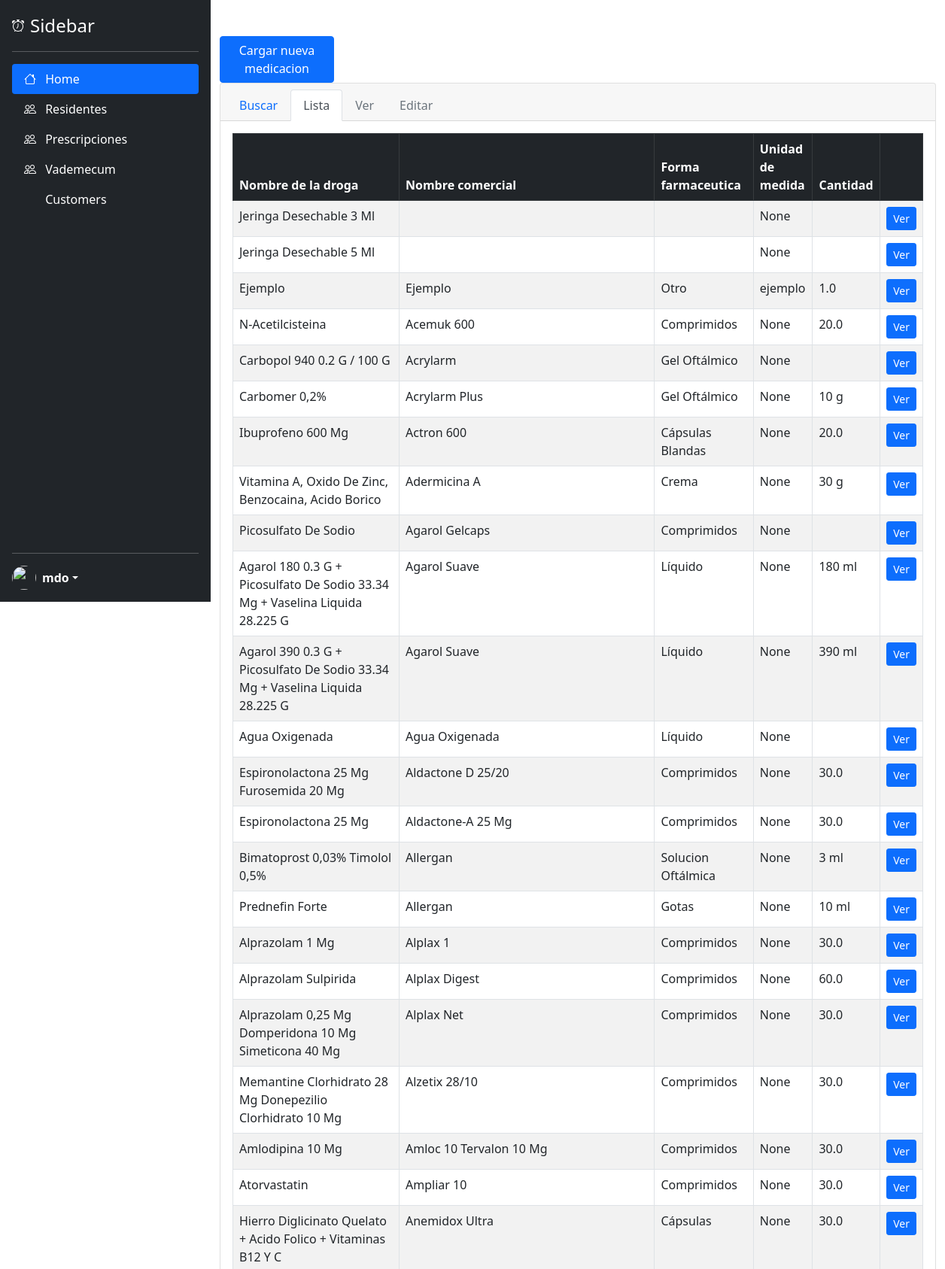
Page /vademecum (upper part) on the committed database.
### tables this page shows
CREATE TABLE "vademecum" (
	"medication_id"	INTEGER,
	"drug_name"	TEXT NOT NULL,
	"commercial_name"	TEXT NOT NULL,
	"pharmaceutical_form"	TEXT NOT NULL,
	"measurement_unit"	TEXT,
	"amount"	REAL NOT NULL,
	PRIMARY KEY("medication_id" AUTOINCREMENT)
);

### main.py (the view)
@app.route('/vademecum', methods = ['GET', 'POST'])
def vademecum_list():
    if request.method == 'GET':
        vademecum_list = get_medications_list()
        return render_template("/medication_list.html", vademecum_list = vademecum_list)
    elif request.method == 'POST':
        return redirect('/medication_new')

### src/vademecum.py (called while the page is built)
def create_medication_dictionary(medication_tuple):
    medication_dictionary = {
        "medication_id": medication_tuple[0],
        "drug_name": medication_tuple[1],
        "commercial_name": medication_tuple[2],
        "pharmaceutical_form": medication_tuple[3],
        "measurement_unit": medication_tuple[4],
        "amount": medication_tuple[5]
    }
    return medication_dictionary

def get_medications_list():
    with sqlite3.connect("./ayekan.db") as conn:
        cursor = conn.cursor()
        cursor.execute(f"SELECT * FROM vademecum ORDER BY commercial_name;")
        result = cursor.fetchall()
        medications_list = []
        for medication in result:
            medication_dictionary = create_medication_dictionary(medication)
            medication = Medication(medication_dictionary)
            medication.to_show_in_html()
            medications_list.append(medication)
        return medications_list

    def to_show_in_html(self):
        self.drug_name = self.drug_name.title()
        self.commercial_name = self.commercial_name.title()
        self.pharmaceutical_form = self.pharmaceutical_form.title()

### app/templates/medication_list.html (shortened to what this page needs)
{% extends "base.html" %}
{% block content %}
    <form class="row g-2" method="post">
        <div class="col-2">
            <button type="submit" class="btn btn-primary">Cargar nueva medicacion</button>
        </div>
    </form>
    <div class="card">
        <div class="card-header">
            <ul class="nav nav-tabs card-header-tabs">
                <li class="nav-item">
                    <a class="nav-link" aria-current="true" href="#">Buscar</a>
                </li>
                <li class="nav-item">
                    <a class="nav-link active" href="{{ url_for('vademecum_list') }}">Lista</a>
                </li>
                <li class="nav-item">
                    <a class="nav-link disabled" href="#">Ver</a>
                </li>
                <li class="nav-item">
                    <a class="nav-link disabled" href="#" tabindex="-1" aria-disabled="true">Editar</a>
                </li>
            </ul>
        </div>
        <div class="card-body">
            <table class="table table-striped table-bordered" aria-describedby="datatable-buttons_info">
                <thead class="table-dark">
                    <tr>
                        <th scope="col">Nombre de la droga</th>
                        <th scope="col">Nombre comercial</th>
                        <th scope="col">Forma farmaceutica</th>
                        <th scope="col">Unidad de medida</th>
                        <th scope="col">Cantidad</th>
                        <th scope="col"></th>
                    </tr>
                </thead>
                <tbody>
                    {% for medication in vademecum_list %}
                    <tr>
                        <td>{{ medication.drug_name }}</td>
                        <td>{{ medication.commercial_name }}</td>
                        <td>{{ medication.pharmaceutical_form }}</td>
                        <td>{{ medication.measurement_unit }}</td>
                        <td>{{ medication.amount }}</td>
                        <td>
                            <a href="{{ url_for('medication_selected', medication_id=medication.medication_id) }}" class="btn btn-primary btn-sm">Ver</a>
                        </td>
                    </tr>
                    {% endfor %}
                </tbody>
            </table>
        </div>
    </div>
{% endblock %}

### rows in the picture
vademecum: drug_name "Jeringa Desechable 3 Ml", measurement_unit "None"
vademecum: drug_name "Jeringa Desechable 5 Ml", measurement_unit "None"
vademecum: drug_name "Ejemplo", commercial_name "Ejemplo", pharmaceutical_form "Otro", measurement_unit "ejemplo", amount "1.0"
vademecum: drug_name "N-Acetilcisteina", commercial_name "Acemuk 600", pharmaceutical_form "Comprimidos", measurement_unit "None", amount "20.0"
vademecum: drug_name "Carbopol 940 0.2 G / 100 G", commercial_name "Acrylarm", pharmaceutical_form "Gel Oftálmico", measurement_unit "None"
vademecum: drug_name "Carbomer 0,2%", commercial_name "Acrylarm Plus", pharmaceutical_form "Gel Oftálmico", measurement_unit "None", amount "10 g"
vademecum: drug_name "Ibuprofeno 600 Mg", commercial_name "Actron 600", pharmaceutical_form "Cápsulas Blandas", measurement_unit "None", amount "20.0"
vademecum: drug_name "Vitamina A, Oxido De Zinc, Benzocaina, Acido Borico", commercial_name "Adermicina A", pharmaceutical_form "Crema", measurement_unit "None", amount "30 g"
vademecum: drug_name "Picosulfato De Sodio", commercial_name "Agarol Gelcaps", pharmaceutical_form "Comprimidos", measurement_unit "None"
vademecum: drug_name "Agarol 180 0.3 G + Picosulfato De Sodio 33.34 Mg + Vaselina Liquida 28.225 G", commercial_name "Agarol Suave", pharmaceutical_form "Líquido", measurement_unit "None", amount "180 ml"
vademecum: drug_name "Agarol 390 0.3 G + Picosulfato De Sodio 33.34 Mg + Vaselina Liquida 28.225 G", commercial_name "Agarol Suave", pharmaceutical_form "Líquido", measurement_unit "None", amount "390 ml"
vademecum: drug_name "Agua Oxigenada", commercial_name "Agua Oxigenada", pharmaceutical_form "Líquido", measurement_unit "None"
vademecum: drug_name "Espironolactona 25 Mg Furosemida 20 Mg", commercial_name "Aldactone D 25/20", pharmaceutical_form "Comprimidos", measurement_unit "None", amount "30.0"
vademecum: drug_name "Espironolactona 25 Mg", commercial_name "Aldactone-A 25 Mg", pharmaceutical_form "Comprimidos", measurement_unit "None", amount "30.0"
vademecum: drug_name "Bimatoprost 0,03% Timolol 0,5%", commercial_name "Allergan", pharmaceutical_form "Solucion Oftálmica", measurement_unit "None", amount "3 ml"
vademecum: drug_name "Prednefin Forte", commercial_name "Allergan", pharmaceutical_form "Gotas", measurement_unit "None", amount "10 ml"
vademecum: drug_name "Alprazolam 1 Mg", commercial_name "Alplax 1", pharmaceutical_form "Comprimidos", measurement_unit "None", amount "30.0"
vademecum: drug_name "Alprazolam Sulpirida", commercial_name "Alplax Digest", pharmaceutical_form "Comprimidos", measurement_unit "None", amount "60.0"
vademecum: drug_name "Alprazolam 0,25 Mg Domperidona 10 Mg Simeticona 40 Mg", commercial_name "Alplax Net", pharmaceutical_form "Comprimidos", measurement_unit "None", amount "30.0"
vademecum: drug_name "Memantine Clorhidrato 28 Mg Donepezilio Clorhidrato 10 Mg", commercial_name "Alzetix 28/10", pharmaceutical_form "Comprimidos", measurement_unit "None", amount "30.0"
vademecum: drug_name "Amlodipina 10 Mg", commercial_name "Amloc 10 Tervalon 10 Mg", pharmaceutical_form "Comprimidos", measurement_unit "None", amount "30.0"
vademecum: drug_name "Atorvastatin", commercial_name "Ampliar 10", pharmaceutical_form "Comprimidos", measurement_unit "None", amount "30.0"
vademecum: drug_name "Hierro Diglicinato Quelato + Acido Folico + Vitaminas B12 Y C", commercial_name "Anemidox Ultra", pharmaceutical_form "Cápsulas", measurement_unit "None", amount "30.0"
